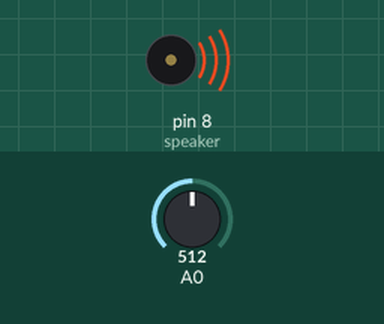
Simulated run of this sketch. Board: Arduino Uno, built with avr-gcc and run on an emulated ATmega328P. Shown: buzzer (waves = sounding). Inputs (shaded band) come from the test bench; at power-on: A0 = 512.

Above: at 0.15 s.
Timing chart, 0 to 3.0 s (numbered marks = the images above):
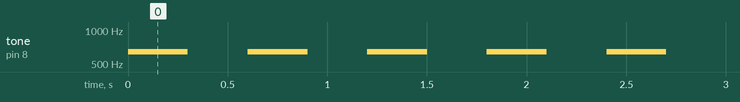

Measured:
- by itself, tone on pin 8 (speaker): alternates 642 Hz for 0.30 s and silent for 0.30 s

The sketch:

ToneOutputSpeaker.ino
```cpp
int speaker = 8; //speaker pin
int pitch;      // output tone frequency
int fsrReading;

void setup() {
  Serial.begin(9600);
  pinMode(speaker, OUTPUT);
}

void loop() {
  fsrReading = analogRead(A0);
  pitch = map(fsrReading,0,990,260,1000);
  tone(speaker,pitch);
  delay(300);
  noTone(speaker);
  delay(300);
}
```
